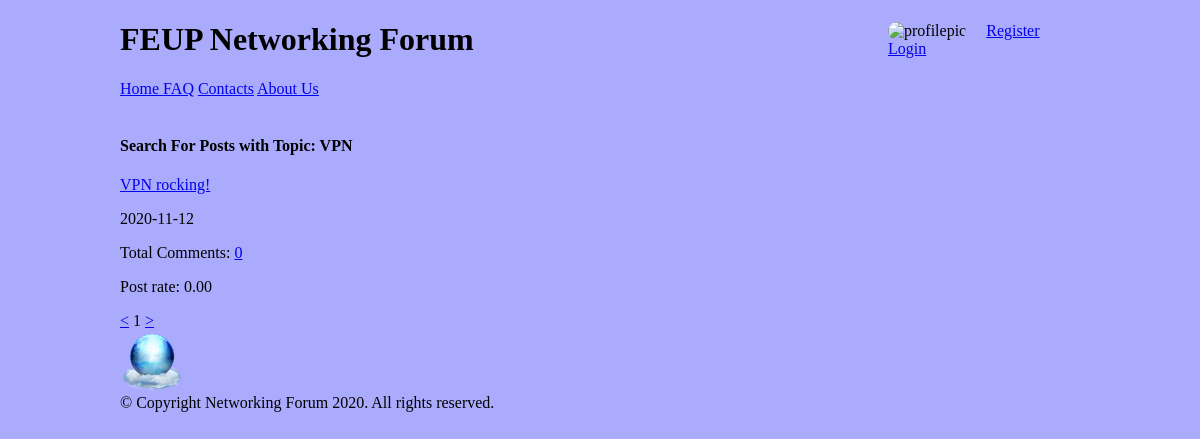
The page /php/list_by_topic.php?topic=VPN on the database its author committed.
### tables this page shows
CREATE TABLE forumpost (
    postid integer PRIMARY KEY AUTOINCREMENT,
    posttitle text NOT NULL,
    content text CHECK(LENGTH(content)>= 0 AND LENGTH(content)<20000),
    username text REFERENCES user, 
    published INTEGER, 
    topic text REFERENCES topic, 
    postrate integer CHECK(postrate>=0 AND postrate <=5)
    );

### php/list_by_topic.php (called while the page is built, shortened)
<?php
    require_once("../database/init.php");
    require_once("../database/posts.php");
    require_once("../database/comments.php");
    include_once("../templates/homepage_section/header_pagina_inicial_tpl.php");
    $topic = $_GET["topic"];
    $n_posts = getNumberOfPostsByTopic($topic);
    $n_pages = ceil($n_posts/2);
    if(isset($_GET["page"])){
      $page = $_GET["page"];
        if($page < 1){
          $page = 1;
        }
        if($page > $n_pages){
          $page = $n_pages;
        }
    } else{
        $page = 1;
    }
    $articles = getPostsByTopic($topic, $page);
    include_once("../templates/homepage_section/list_by_topic_tpl.php");
    include_once("../templates/static_sections/footer_tpl.php");
 ?>

### database/posts.php (called while the page is built, shortened)
<?php
function getPostsByTopic($topic, $page)
{
  global $dbh;
  $stmt = $dbh->prepare('SELECT postid, posttitle,content,topic, published, postrate FROM forumpost
                          WHERE topic = ? ORDER BY published DESC LIMIT ? OFFSET ?');
  $stmt->execute(array($topic, 2, ($page-1)*2));
  return $stmt->fetchAll();
}

### database/comments.php (called while the page is built, shortened)
<?php
  function getTotalOfCommentsOnPost($postid){
    global $dbh;
    $stmt = $dbh->prepare('SELECT COUNT(comment.postid) as numbOfComments FROM comment WHERE postid = ?');
    $stmt->execute(array($postid));
    return $stmt->fetchColumn();
  }
?>

### templates/homepage_section/list_by_topic_tpl.php (the view, shortened to what this page needs)
<section id="posts">
<article>
<aside id="related">
    <h1> Search For Posts with Topic: <?php echo $topic;?> </h1>
    <?php foreach ($articles as $article) { ?>
            <article>
                <a href="../php/post.php?postid=<?php echo $article['postid'] ?>"><?php echo $article['posttitle'] ?></a>
                <p class="date"><?= $article['published'] ;?></p>
                <?php $numbOfComments = getTotalOfCommentsOnPost($article['postid']); ?>
                <p>Total Comments: <a href="../php/post.php?postitle=<?php echo $article['posttitle'] ?>&postid=<?php echo $article['postid']?>">
                <?php echo $numbOfComments; ?></a>
                <p>Post rate: <?php echo number_format($article["postrate"], 2, '.', ''); ?></p>
    <?php  } ?>
</article>
</aside>
<div id="pagination">
      <a href="../php/list_by_topic.php?topic=<?php echo $topic;?>&page=<?php echo $page-1; ?>">&lt;</a>
        <?php echo $page ?>
      <a href="../php/list_by_topic.php?topic=<?php echo $topic;?>&page=<?php echo $page+1; ?>">&gt;</a>
</div>

### css/initialpage.css (style rules this page uses)
body { background-color: #ababfd; margin: 0 auto; width: 60em; display: grid; grid-template-columns: [start] 4fr [middle] 1fr [end]; grid-template-rows: [start] auto [topics] auto [posts] 1fr [footer] auto [end]; }
body > header h1 { font-family: garamond; }
aside { grid-column: middle; grid-row: topics/end; }
#posts { grid-column: start; }
body > header h1 { grid-column: 1; grid-row: 1; }

### rows shown on the page
forumpost: posttitle "VPN rocking!", published "2020-11-12", numbOfComments "0", postrate "0.00"

### other values the page prints
$topic "VPN"
$page "1"
